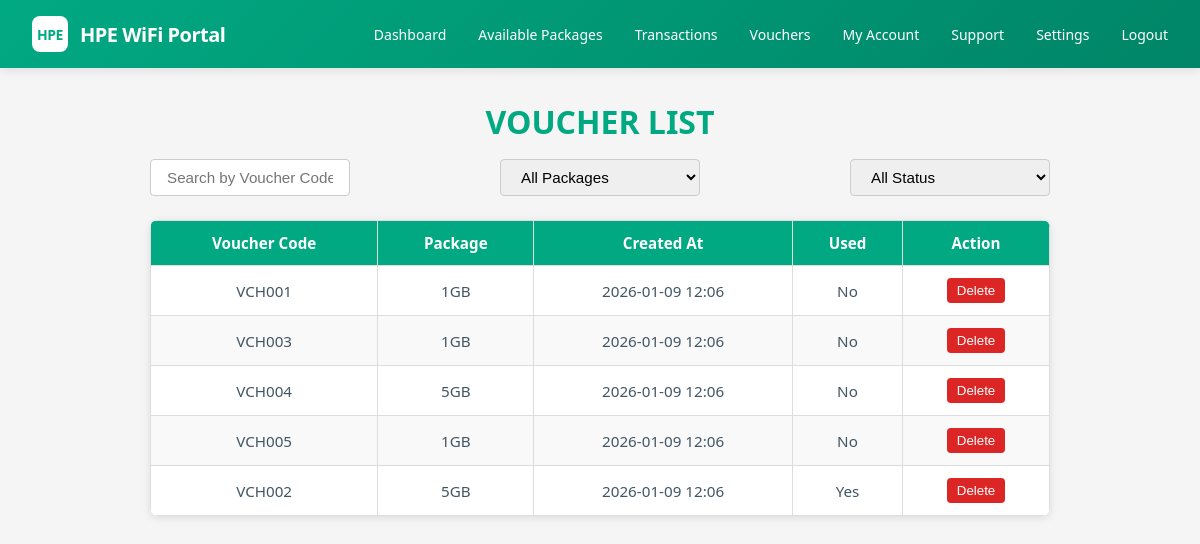
Before: /vouchers/ (signed in) with the older database file.
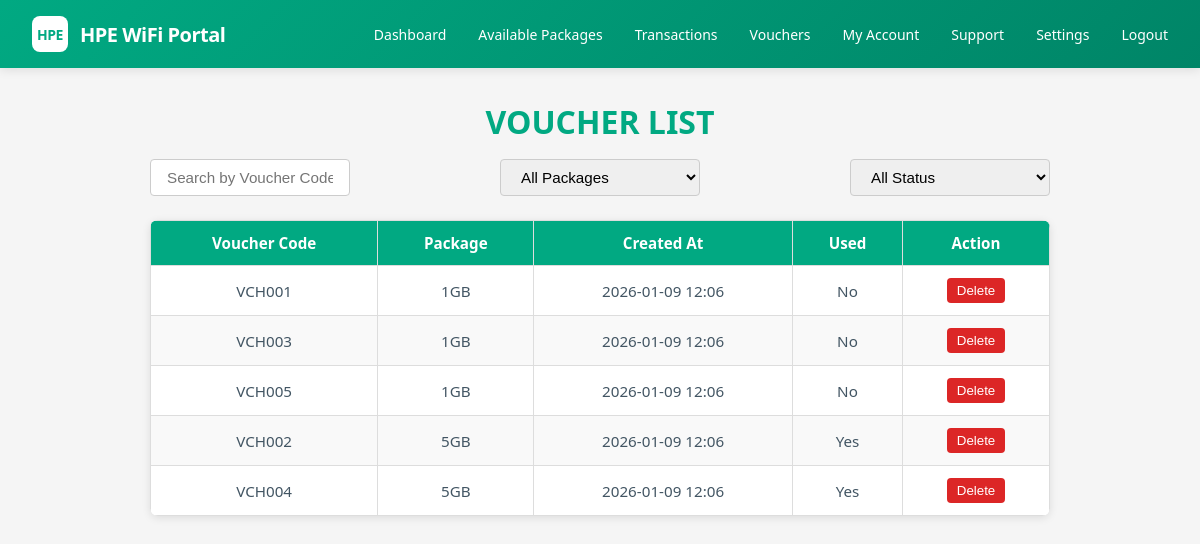
After: the same page with the newer database file.
### main/models.py (models this page shows, shortened)
class Voucher(models.Model):
    voucher_code = models.CharField(max_length=100, unique=True)
    used = models.BooleanField(default=False)
    created_at = models.DateTimeField(auto_now_add=True)
    used_at = models.DateTimeField(null=True, blank=True)
    package=models.CharField(max_length=50)

### main/views.py (the view)
# urls.py: path('vouchers/', views.voucher_list, name='voucher_list'),
@login_required(login_url="login")
def voucher_list(request):
    packages= Package.objects.all()
    vouchers = Voucher.objects.all().order_by('used')
    return render(request, 'voucher_list.html', {'vouchers': vouchers, 'packages': packages})

### main/templates/voucher_list.html (shortened to what this page needs)
<!DOCTYPE html>
<html lang="en">
<head>
</head>
<body>
    <header class="site-header">
        <nav class="site-nav">
            <a href="/dashboard" class="site-logo">
                <div class="logo-icon">HPE</div>
                <span>HPE WiFi Portal</span>
            </a>
            <div class="nav-links" id="navLinks">
                <a href="/dashboard">Dashboard</a>
                <a href="/packages">Available Packages</a>
                <a href="/transactions">Transactions</a>
                <a href="/vouchers">Vouchers</a>
                <a href="/account">My Account</a>
                <a href="/support">Support</a>
                <a href="/settings">Settings</a>
                <a href="/logout">Logout</a>
            </div>
        </nav>
    </header>
    <div class="main-container">
        <h1>VOUCHER LIST</h1>
        <div class="controls">
            <input type="text" id="searchInput" placeholder="Search by Voucher Code..." onkeyup="filterTable()">
           <select id="packageFilter" onchange="filterTable()">
            <option value="">All Packages</option>
        </select>
            <select id="usedFilter" onchange="filterTable()">
                <option value="">All Status</option>
            </select>
        </div>
        <table id="voucherTable">
            <thead>
                <tr>
                    <th>Voucher Code</th>
                    <th>Package</th>
                    <th>Created At</th>
                    <th>Used</th>
                    <th>Action</th>
                </tr>
            </thead>
            <tbody>
        {% for voucher in vouchers %}
        <tr>
            <td data-label="Voucher Code">{{ voucher.voucher_code }}</td>
            <td data-label="Package">{{ voucher.package }}</td>
            <td data-label="Created At">{{ voucher.created_at|date:"Y-m-d H:i" }}</td>
            <td data-label="Used">{{ voucher.used|yesno:"Yes,No" }}</td>
            <td data-label="Action">
                <form method="post" action="{% url 'delete_voucher' voucher.id %}" style="display:inline;">
                    <button type="submit" style="background:#dc2626; color:white; border:none; padding:5px 10px; border-radius:4px; cursor:pointer;">
                        Delete
                    </button>
                </form>
            </td>
        </tr>
        {% empty %}
        <tr>
            <td colspan="5">No vouchers found.</td>
        </tr>
        {% endfor %}
    </tbody>
        </table>
    </div>
</body>
</html>

Changed rows visible on the page:
changed Voucher "VCH004": used "No" → "Yes"; moves down the list
